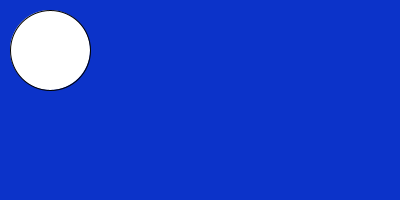
Frame 1 (no input)
Frame 60 (the mouse pressed at the canvas centre just before this capture): identical to frame 1, image omitted
Frame 120 (the mouse held since frame 60 and released just before this capture): identical to frame 1, image omitted

The Processing sketch that drew this single still picture (run headless with seeded random() and noise(); from frame 60 on, the mouse is pressed at the canvas centre):

// Processing sketch: week16_1
// ── week16_1.pde
void setup(){
  size(400,200);
}
void draw(){
background(#0C33C9);  
ellipse(50,50, 80,80);
  //    圓心   寬，高
}  
